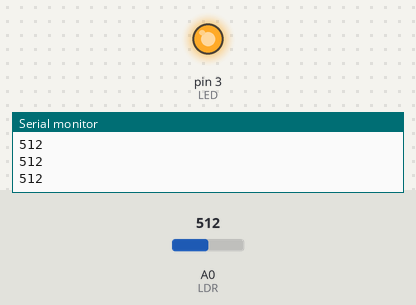
The sketch below on a simulated Arduino Uno, built with avr-gcc and run on an emulated ATmega328P. Shown: output pins drawn as LEDs (lit = HIGH), the last lines printed to the serial monitor. The test bench sets the inputs (shaded band); at power-on: A0 (LDR) = 512.

Above: at 1.2 s.
1.3 s: A0 (LDR) set to 309
2.8 s: A0 (LDR) set to 288
At 4.0 s:
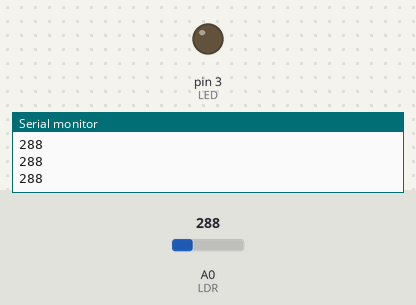
4.3 s: A0 (LDR) set to 306
At 5.2 s:
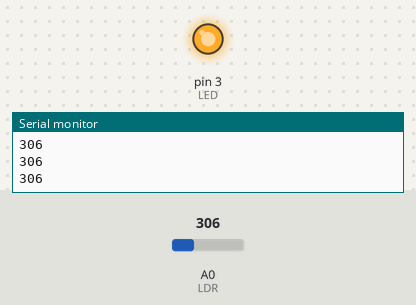
5.8 s: A0 (LDR) set to 290
At 6.5 s:
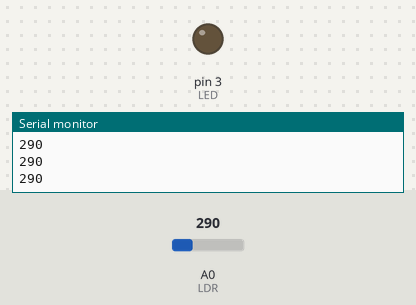
Timing chart, 0 to 8.3 s (numbered marks = the images above; inputs shaded):
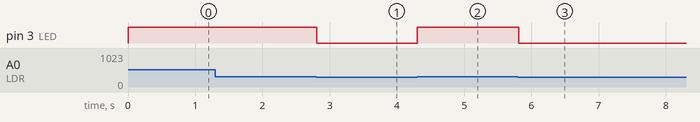

The sketch:

LED_onoff.ino
```cpp
void setup()
{
 pinMode(3,OUTPUT);//LED
 pinMode(A0,INPUT);//LDR
 Serial.begin(9600);
}
void loop()
{
 int ldr=analogRead(A0);
 Serial.println(ldr);
 if (ldr>=300)
 {
  digitalWrite(3,HIGH);
 }
 else
 {
  digitalWrite(3,LOW);
 }
}
```

Measured:
- the behaviour switches between 300 and 299 on A0 (LDR) (found by bisection; images 0 and 1)
- after the input at 2.8 s, pin 3 (LED): HIGH → LOW at once
- after the input at 4.3 s, pin 3 (LED): LOW → HIGH at once
- after the input at 5.8 s, pin 3 (LED): HIGH → LOW at once
